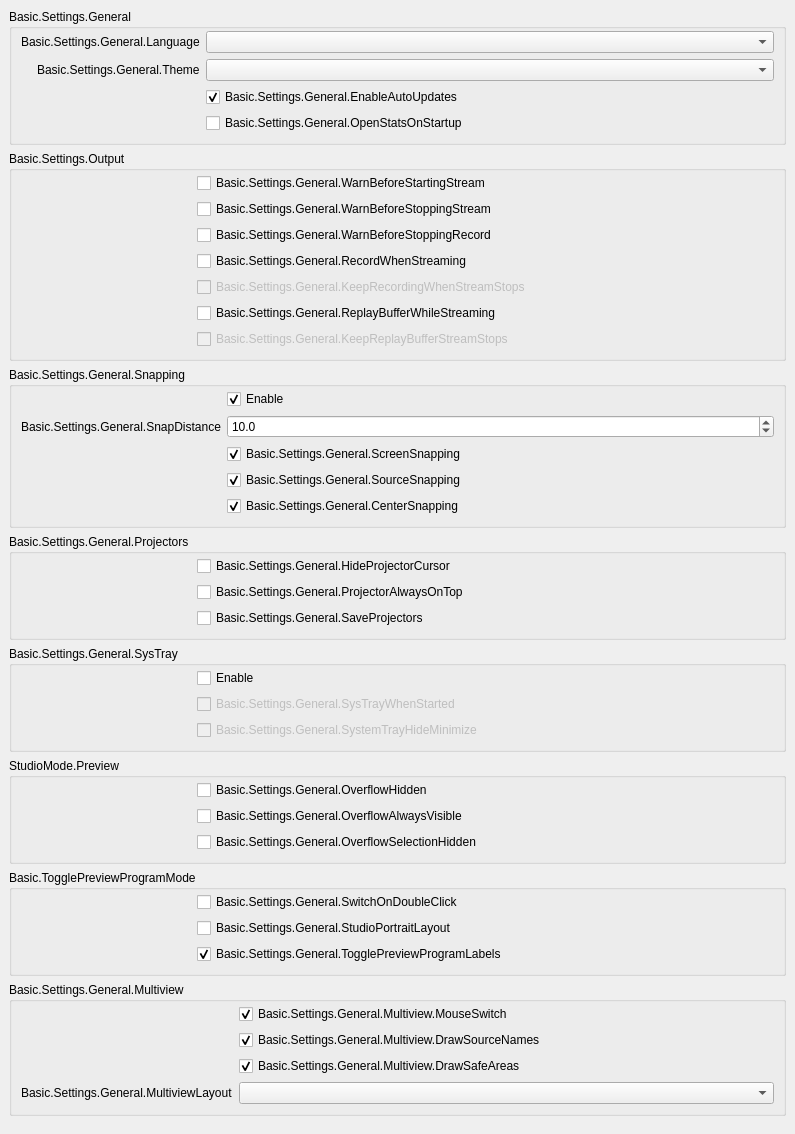
           <widget class="QWidget" name="scrollAreaWidgetContents_2">
            <property name="geometry">
             <rect>
              <x>0</x>
              <y>-353</y>
              <width>795</width>
              <height>1035</height>
             </rect>
            </property>
            <layout class="QVBoxLayout" name="verticalLayout_19">
             <property name="leftMargin">
              <number>0</number>
             </property>
             <property name="topMargin">
              <number>0</number>
             </property>
             <property name="rightMargin">
              <number>0</number>
             </property>
             <property name="bottomMargin">
              <number>9</number>
             </property>
             <item alignment="Qt::AlignTop">
              <widget class="QWidget" name="widget_2" native="true">
               <layout class="QVBoxLayout" name="verticalLayout_20">
                <item>
                 <widget class="QGroupBox" name="groupBox_15">
                  <property name="title">
                   <string>Basic.Settings.General</string>
                  </property>
                  <layout class="QFormLayout" name="formLayout_32">
                   <property name="fieldGrowthPolicy">
                    <enum>QFormLayout::AllNonFixedFieldsGrow</enum>
                   </property>
                   <property name="labelAlignment">
                    <set>Qt::AlignRight|Qt::AlignTrailing|Qt::AlignVCenter</set>
                   </property>
                   <property name="topMargin">
                    <number>2</number>
                   </property>
                   <item row="0" column="0">
                    <widget class="QLabel" name="label">
                     <property name="text">
                      <string>Basic.Settings.General.Language</string>
                     </property>
                     <property name="buddy">
                      <cstring>language</cstring>
                     </property>
                    </widget>
                   </item>
                   <item row="0" column="1">
                    <widget class="QComboBox" name="language"/>
                   </item>
                   <item row="1" column="0">
                    <widget class="QLabel" name="label_42">
                     <property name="text">
                      <string>Basic.Settings.General.Theme</string>
                     </property>
                     <property name="buddy">
                      <cstring>theme</cstring>
                     </property>
                    </widget>
                   </item>
                   <item row="1" column="1">
                    <widget class="QComboBox" name="theme"/>
                   </item>
                   <item row="2" column="0">
                    <spacer name="horizontalSpacer_3">
                     <property name="orientation">
                      <enum>Qt::Horizontal</enum>
                     </property>
                     <property name="sizeType">
                      <enum>QSizePolicy::Fixed</enum>
                     </property>
                     <property name="sizeHint" stdset="0">
                      <size>
                       <width>170</width>
                       <height>5</height>
                      </size>
                     </property>
                    </spacer>
                   </item>
                   <item row="2" column="1">
                    <widget class="QCheckBox" name="enableAutoUpdates">
                     <property name="text">
                      <string>Basic.Settings.General.EnableAutoUpdates</string>
                     </property>
                     <property name="checked">
                      <bool>true</bool>
                     </property>
                    </widget>
                   </item>
                   <item row="3" column="1">
                    <widget class="QCheckBox" name="openStatsOnStartup">
                     <property name="text">
                      <string>Basic.Settings.General.OpenStatsOnStartup</string>
                     </property>
                    </widget>
                   </item>
                  </layout>
                 </widget>
                </item>
                <item>
                 <widget class="QGroupBox" name="groupBox_16">
                  <property name="title">
                   <string>Basic.Settings.Output</string>
                  </property>
                  <layout class="QFormLayout" name="formLayout_2">
                   <property name="fieldGrowthPolicy">
                    <enum>QFormLayout::AllNonFixedFieldsGrow</enum>
                   </property>
                   <property name="topMargin">
                    <number>2</number>
                   </property>
                   <item row="0" column="0">
                    <spacer name="horizontalSpacer_5">
                     <property name="orientation">
                      <enum>Qt::Horizontal</enum>
                     </property>
                     <property name="sizeType">
                      <enum>QSizePolicy::Fixed</enum>
                     </property>
                     <property name="sizeHint" stdset="0">
                      <size>
                       <width>170</width>
                       <height>5</height>
                      </size>
                     </property>
                    </spacer>
                   </item>
                   <item row="0" column="1">
                    <widget class="QCheckBox" name="warnBeforeStreamStart">
                     <property name="text">
                      <string>Basic.Settings.General.WarnBeforeStartingStream</string>
                     </property>
                    </widget>
                   </item>
                   <item row="1" column="1">
                    <widget class="QCheckBox" name="warnBeforeStreamStop">
                     <property name="text">
                      <string>Basic.Settings.General.WarnBeforeStoppingStream</string>
                     </property>
                    </widget>
                   </item>
                   <item row="2" column="1">
                    <widget class="QCheckBox" name="warnBeforeRecordStop">
                     <property name="text">
                      <string>Basic.Settings.General.WarnBeforeStoppingRecord</string>
                     </property>
                    </widget>
                   </item>
                   <item row="3" column="1">
                    <widget class="QCheckBox" name="recordWhenStreaming">
                     <property name="text">
                      <string>Basic.Settings.General.RecordWhenStreaming</string>
                     </property>
                    </widget>
                   </item>
                   <item row="4" column="1">
                    <widget class="QCheckBox" name="keepRecordStreamStops">
                     <property name="enabled">
                      <bool>false</bool>
                     </property>
                     <property name="text">
                      <string>Basic.Settings.General.KeepRecordingWhenStreamStops</string>
                     </property>
                    </widget>
                   </item>
                   <item row="5" column="1">
                    <widget class="QCheckBox" name="replayWhileStreaming">
                     <property name="text">
                      <string>Basic.Settings.General.ReplayBufferWhileStreaming</string>
                     </property>
                    </widget>
                   </item>
                   <item row="6" column="1">
                    <widget class="QCheckBox" name="keepReplayStreamStops">
                     <property name="enabled">
                      <bool>false</bool>
                     </property>
                     <property name="text">
                      <string>Basic.Settings.General.KeepReplayBufferStreamStops</string>
                     </property>
                    </widget>
                   </item>
                  </layout>
                 </widget>
                </item>
                <item>
                 <widget class="QGroupBox" name="groupBox_10">
                  <property name="enabled">
                   <bool>true</bool>
                  </property>
                  <property name="sizePolicy">
                   <sizepolicy hsizetype="Preferred" vsizetype="Maximum">
                    <horstretch>0</horstretch>
                    <verstretch>0</verstretch>
                   </sizepolicy>
                  </property>
                  <property name="title">
                   <string>Basic.Settings.General.Snapping</string>
                  </property>
                  <property name="flat">
                   <bool>false</bool>
                  </property>
                  <layout class="QFormLayout" name="formLayout_21">
                   <property name="fieldGrowthPolicy">
                    <enum>QFormLayout::AllNonFixedFieldsGrow</enum>
                   </property>
                   <property name="labelAlignment">
                    <set>Qt::AlignRight|Qt::AlignTrailing|Qt::AlignVCenter</set>
                   </property>
                   <property name="topMargin">
                    <number>2</number>
                   </property>
                   <item row="0" column="1">
                    <widget class="QCheckBox" name="snappingEnabled">
                     <property name="text">
                      <string>Enable</string>
                     </property>
                     <property name="checked">
                      <bool>true</bool>
                     </property>
                    </widget>
                   </item>
                   <item row="2" column="1">
                    <widget class="QCheckBox" name="screenSnapping">
                     <property name="text">
                      <string>Basic.Settings.General.ScreenSnapping</string>
                     </property>
                     <property name="checked">
                      <bool>true</bool>
                     </property>
                    </widget>
                   </item>
                   <item row="4" column="1">
                    <widget class="QCheckBox" name="centerSnapping">
                     <property name="text">
                      <string>Basic.Settings.General.CenterSnapping</string>
                     </property>
                     <property name="checked">
                      <bool>true</bool>
                     </property>
                    </widget>
                   </item>
                   <item row="3" column="1">
                    <widget class="QCheckBox" name="sourceSnapping">
                     <property name="text">
                      <string>Basic.Settings.General.SourceSnapping</string>
                     </property>
                     <property name="checked">
                      <bool>true</bool>
                     </property>
                    </widget>
                   </item>
                   <item row="1" column="1">
                    <widget class="QDoubleSpinBox" name="snapDistance">
                     <property name="decimals">
                      <number>1</number>
                     </property>
                     <property name="singleStep">
                      <double>0.500000000000000</double>
                     </property>
                     <property name="value">
                      <double>10.000000000000000</double>
                     </property>
                    </widget>
                   </item>
                   <item row="1" column="0">
                    <widget class="QLabel" name="label_9">
                     <property name="text">
                      <string>Basic.Settings.General.SnapDistance</string>
                     </property>
                     <property name="buddy">
                      <cstring>snapDistance</cstring>
                     </property>
                    </widget>
                   </item>
                   <item row="3" column="0">
                    <spacer name="horizontalSpacer_4">
                     <property name="orientation">
                      <enum>Qt::Horizontal</enum>
                     </property>
                     <property name="sizeType">
                      <enum>QSizePolicy::Fixed</enum>
                     </property>
                     <property name="sizeHint" stdset="0">
                      <size>
                       <width>170</width>
                       <height>5</height>
                      </size>
                     </property>
                    </spacer>
                   </item>
                  </layout>
                 </widget>
                </item>
                <item>
                 <widget class="QGroupBox" name="groupBox_14">
                  <property name="title">
                   <string>Basic.Settings.General.Projectors</string>
                  </property>
                  <layout class="QFormLayout" name="formLayout_28">
                   <property name="fieldGrowthPolicy">
                    <enum>QFormLayout::AllNonFixedFieldsGrow</enum>
                   </property>
                   <property name="topMargin">
                    <number>2</number>
                   </property>
                   <item row="0" column="1">
                    <widget class="QCheckBox" name="hideProjectorCursor">
                     <property name="text">
                      <string>Basic.Settings.General.HideProjectorCursor</string>
                     </property>
                    </widget>
                   </item>
                   <item row="1" column="1">
                    <widget class="QCheckBox" name="projectorAlwaysOnTop">
                     <property name="text">
                      <string>Basic.Settings.General.ProjectorAlwaysOnTop</string>
                     </property>
                    </widget>
                   </item>
                   <item row="2" column="1">
                    <widget class="QCheckBox" name="saveProjectors">
                     <property name="text">
                      <string>Basic.Settings.General.SaveProjectors</string>
                     </property>
                    </widget>
                   </item>
                   <item row="1" column="0">
                    <spacer name="horizontalSpacer">
                     <property name="orientation">
                      <enum>Qt::Horizontal</enum>
                     </property>
                     <property name="sizeType">
                      <enum>QSizePolicy::Fixed</enum>
                     </property>
                     <property name="sizeHint" stdset="0">
                      <size>
                       <width>170</width>
                       <height>5</height>
                      </size>
                     </property>
                    </spacer>
                   </item>
                  </layout>
                 </widget>
                </item>
                <item>
                 <widget class="QGroupBox" name="groupBox_13">
                  <property name="title">
                   <string>Basic.Settings.General.SysTray</string>
                  </property>
                  <layout class="QFormLayout" name="formLayout_29">
                   <property name="fieldGrowthPolicy">
                    <enum>QFormLayout::AllNonFixedFieldsGrow</enum>
                   </property>
                   <property name="topMargin">
                    <number>2</number>
                   </property>
                   <item row="0" column="1">
                    <widget class="QCheckBox" name="systemTrayEnabled">
                     <property name="text">
                      <string>Enable</string>
                     </property>
                    </widget>
                   </item>
                   <item row="1" column="1">
                    <widget class="QCheckBox" name="systemTrayWhenStarted">
                     <property name="enabled">
                      <bool>false</bool>
                     </property>
                     <property name="text">
                      <string>Basic.Settings.General.SysTrayWhenStarted</string>
                     </property>
                    </widget>
                   </item>
                   <item row="2" column="1">
                    <widget class="QCheckBox" name="systemTrayAlways">
                     <property name="enabled">
                      <bool>false</bool>
                     </property>
                     <property name="text">
                      <string>Basic.Settings.General.SystemTrayHideMinimize</string>
                     </property>
                    </widget>
                   </item>
                   <item row="1" column="0">
                    <spacer name="horizontalSpacer_2">
                     <property name="orientation">
                      <enum>Qt::Horizontal</enum>
                     </property>
                     <property name="sizeType">
                      <enum>QSizePolicy::Fixed</enum>
                     </property>
                     <property name="sizeHint" stdset="0">
                      <size>
                       <width>170</width>
                       <height>5</height>
                      </size>
                     </property>
                    </spacer>
                   </item>
                  </layout>
                 </widget>
                </item>
                <item>
                 <widget class="QGroupBox" name="groupBox_18">
                  <property name="title">
                   <string>StudioMode.Preview</string>
                  </property>
                  <layout class="QFormLayout" name="formLayout_35">
                   <property name="fieldGrowthPolicy">
                    <enum>QFormLayout::AllNonFixedFieldsGrow</enum>
                   </property>
                   <property name="labelAlignment">
                    <set>Qt::AlignRight|Qt::AlignTrailing|Qt::AlignVCenter</set>
                   </property>
                   <property name="topMargin">
                    <number>2</number>
                   </property>
                   <item row="1" column="1">
                    <widget class="QCheckBox" name="overflowAlwaysVisible">
                     <property name="text">
                      <string>Basic.Settings.General.OverflowAlwaysVisible</string>
                     </property>
                    </widget>
                   </item>
                   <item row="0" column="0">
                    <spacer name="horizontalSpacer_25">
                     <property name="orientation">
                      <enum>Qt::Horizontal</enum>
                     </property>
                     <property name="sizeHint" stdset="0">
                      <size>
                       <width>170</width>
                       <height>5</height>
                      </size>
                     </property>
                    </spacer>
                   </item>
                   <item row="2" column="1">
                    <widget class="QCheckBox" name="overflowSelectionHide">
                     <property name="text">
                      <string>Basic.Settings.General.OverflowSelectionHidden</string>
                     </property>
                    </widget>
                   </item>
                   <item row="0" column="1">
                    <widget class="QCheckBox" name="overflowHide">
                     <property name="text">
                      <string>Basic.Settings.General.OverflowHidden</string>
                     </property>
                    </widget>
                   </item>
                  </layout>
                 </widget>
                </item>
                <item>
                 <widget class="QGroupBox" name="groupBox_11">
                  <property name="title">
                   <string>Basic.TogglePreviewProgramMode</string>
                  </property>
                  <layout class="QFormLayout" name="formLayout_31">
                   <property name="fieldGrowthPolicy">
                    <enum>QFormLayout::AllNonFixedFieldsGrow</enum>
                   </property>
                   <property name="labelAlignment">
                    <set>Qt::AlignRight|Qt::AlignTrailing|Qt::AlignVCenter</set>
                   </property>
                   <property name="topMargin">
                    <number>2</number>
                   </property>
                   <item row="0" column="1">
                    <widget class="QCheckBox" name="doubleClickSwitch">
                     <property name="text">
                      <string>Basic.Settings.General.SwitchOnDoubleClick</string>
                     </property>
                    </widget>
                   </item>
                   <item row="0" column="0">
                    <spacer name="horizontalSpacer_6">
                     <property name="orientation">
                      <enum>Qt::Horizontal</enum>
                     </property>
                     <property name="sizeHint" stdset="0">
                      <size>
                       <width>170</width>
                       <height>5</height>
                      </size>
                     </property>
                    </spacer>
                   </item>
                   <item row="1" column="1">
                    <widget class="QCheckBox" name="studioPortraitLayout">
                     <property name="text">
                      <string>Basic.Settings.General.StudioPortraitLayout</string>
                     </property>
                    </widget>
                   </item>
                   <item row="2" column="1">
                    <widget class="QCheckBox" name="prevProgLabelToggle">
                     <property name="text">
                      <string>Basic.Settings.General.TogglePreviewProgramLabels</string>
                     </property>
                     <property name="checked">
                      <bool>true</bool>
                     </property>
                    </widget>
                   </item>
                  </layout>
                 </widget>
                </item>
                <item>
                 <widget class="QGroupBox" name="groupBoxMultiview">
                  <property name="title">
                   <string>Basic.Settings.General.Multiview</string>
                  </property>
                  <layout class="QFormLayout" name="formLayoutMultiview">
                   <property name="fieldGrowthPolicy">
                    <enum>QFormLayout::AllNonFixedFieldsGrow</enum>
                   </property>
                   <property name="labelAlignment">
                    <set>Qt::AlignRight|Qt::AlignTrailing|Qt::AlignVCenter</set>
                   </property>
                   <property name="topMargin">
                    <number>2</number>
                   </property>
                   <item row="0" column="0">
                    <spacer name="horizontalSpacerMultiview">
                     <property name="orientation">
                      <enum>Qt::Horizontal</enum>
                     </property>
                     <property name="sizeType">
                      <enum>QSizePolicy::Fixed</enum>
                     </property>
                     <property name="sizeHint" stdset="0">
                      <size>
                       <width>170</width>
                       <height>5</height>
                      </size>
                     </property>
                    </spacer>
                   </item>
                   <item row="0" column="1">
                    <widget class="QCheckBox" name="multiviewMouseSwitch">
                     <property name="text">
                      <string>Basic.Settings.General.Multiview.MouseSwitch</string>
                     </property>
                     <property name="checked">
                      <bool>true</bool>
                     </property>
                    </widget>
                   </item>
                   <item row="1" column="1">
                    <widget class="QCheckBox" name="multiviewDrawNames">
                     <property name="text">
                      <string>Basic.Settings.General.Multiview.DrawSourceNames</string>
                     </property>
                     <property name="checked">
                      <bool>true</bool>
                     </property>
                    </widget>
                   </item>
                   <item row="2" column="1">
                    <widget class="QCheckBox" name="multiviewDrawAreas">
                     <property name="text">
                      <string>Basic.Settings.General.Multiview.DrawSafeAreas</string>
                     </property>
                     <property name="checked">
                      <bool>true</bool>
                     </property>
                    </widget>
                   </item>
                   <item row="3" column="1">
                    <widget class="QComboBox" name="multiviewLayout"/>
                   </item>
                   <item row="3" column="0">
                    <widget class="QLabel" name="label_64">
                     <property name="text">
                      <string>Basic.Settings.General.MultiviewLayout</string>
                     </property>
                     <property name="buddy">
                      <cstring>multiviewLayout</cstring>
                     </property>
                    </widget>
                   </item>
                  </layout>
                 </widget>
                </item>
               </layout>
              </widget>
             </item>
            </layout>
           </widget>
